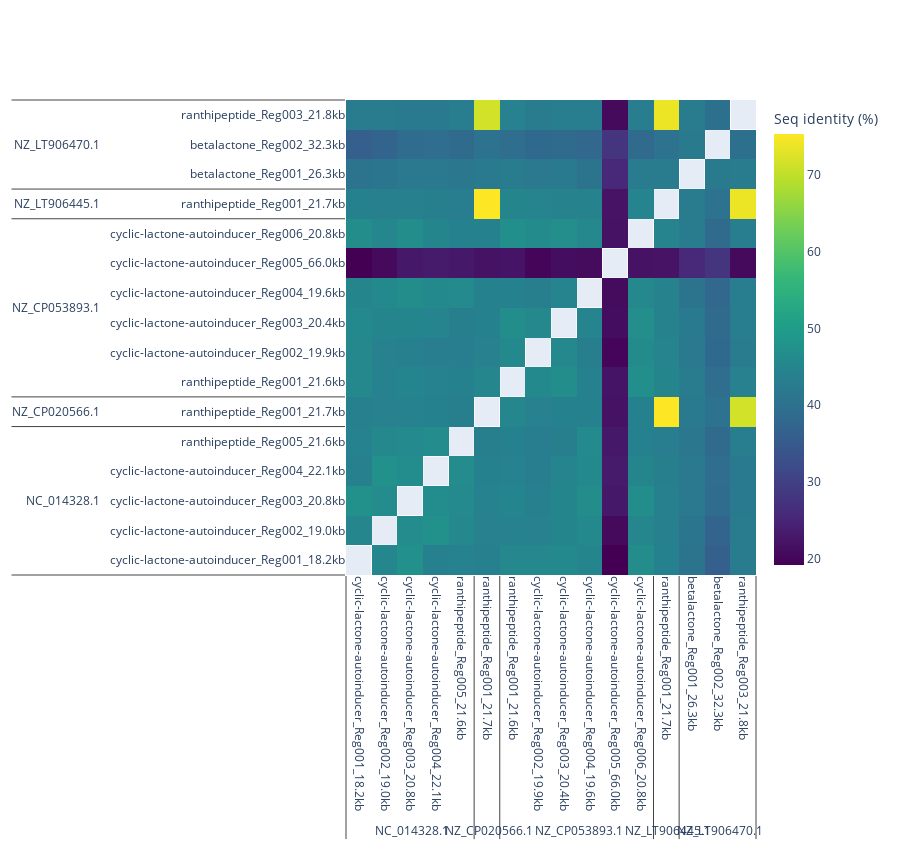

The cell this chart's notebook holds for it:
### Code cell
import plotly.graph_objects as go

fig = go.Figure(data=go.Heatmap(
    z=values,
    x=x_ticks_expanded,
    y=y_ticks_expanded,
    colorscale="Viridis",
    colorbar=dict(title='Seq identity (%)')
))

fig.update_layout(
    height=850
)
fig.update_xaxes(tickangle=90, ticklabeloverflow="allow")
fig.show()
fig.write_image(f"/mnt/c/Users/Henrik/Desktop/heatmap.png")

### Figure 1 — Plotly figure (JSON) as saved in the notebook; plotly's stock layout.template omitted (floating-point values rounded to 4 significant figures; data arrays with more than 128 entries replaced by an {"elided": "..."} marker saying what was removed)
{"data": [{"colorbar": {"title": {"text": "Seq identity (%)"}}, "colorscale": [[0, "#440154"], [0.1111, "#482878"], [0.2222, "#3e4989"], [0.3333, "#31688e"], [0.4444, "#26828e"], [0.5556, "#1f9e89"], [0.6667, "#35b779"], [0.7778, "#6ece58"], [0.8889, "#b5de2b"], [1, "#fde725"]], "type": "heatmap", "x": [["NC_014328.1", "NC_014328.1", "NC_014328.1", "NC_014328.1", "NC_014328.1", "NZ_CP020566.1", "NZ_CP053893.1", "NZ_CP053893.1", "NZ_CP053893.1", "NZ_CP053893.1", "NZ_CP053893.1", "NZ_CP053893.1", "NZ_LT906445.1", "NZ_LT906470.1", "NZ_LT906470.1", "NZ_LT906470.1"], ["cyclic-lactone-autoinducer_Reg001_18.2kb", "cyclic-lactone-autoinducer_Reg002_19.0kb", "cyclic-lactone-autoinducer_Reg003_20.8kb", "cyclic-lactone-autoinducer_Reg004_22.1kb", "ranthipeptide_Reg005_21.6kb", "ranthipeptide_Reg001_21.7kb", "ranthipeptide_Reg001_21.6kb", "cyclic-lactone-autoinducer_Reg002_19.9kb", "cyclic-lactone-autoinducer_Reg003_20.4kb", "cyclic-lactone-autoinducer_Reg004_19.6kb", "cyclic-lactone-autoinducer_Reg005_66.0kb", "cyclic-lactone-autoinducer_Reg006_20.8kb", "ranthipeptide_Reg001_21.7kb", "betalactone_Reg001_26.3kb", "betalactone_Reg002_32.3kb", "ranthipeptide_Reg003_21.8kb"]], "y": [["NC_014328.1", "NC_014328.1", "NC_014328.1", "NC_014328.1", "NC_014328.1", "NZ_CP020566.1", "NZ_CP053893.1", "NZ_CP053893.1", "NZ_CP053893.1", "NZ_CP053893.1", "NZ_CP053893.1", "NZ_CP053893.1", "NZ_LT906445.1", "NZ_LT906470.1", "NZ_LT906470.1", "NZ_LT906470.1"], ["cyclic-lactone-autoinducer_Reg001_18.2kb", "cyclic-lactone-autoinducer_Reg002_19.0kb", "cyclic-lactone-autoinducer_Reg003_20.8kb", "cyclic-lactone-autoinducer_Reg004_22.1kb", "ranthipeptide_Reg005_21.6kb", "ranthipeptide_Reg001_21.7kb", "ranthipeptide_Reg001_21.6kb", "cyclic-lactone-autoinducer_Reg002_19.9kb", "cyclic-lactone-autoinducer_Reg003_20.4kb", "cyclic-lactone-autoinducer_Reg004_19.6kb", "cyclic-lactone-autoinducer_Reg005_66.0kb", "cyclic-lactone-autoinducer_Reg006_20.8kb", "ranthipeptide_Reg001_21.7kb", "betalactone_Reg001_26.3kb", "betalactone_Reg002_32.3kb", "ranthipeptide_Reg003_21.8kb"]], "z": {"elided": "16x16 float values"}}], "layout": {"height": 850, "xaxis": {"tickangle": 90, "ticklabeloverflow": "allow"}}}
